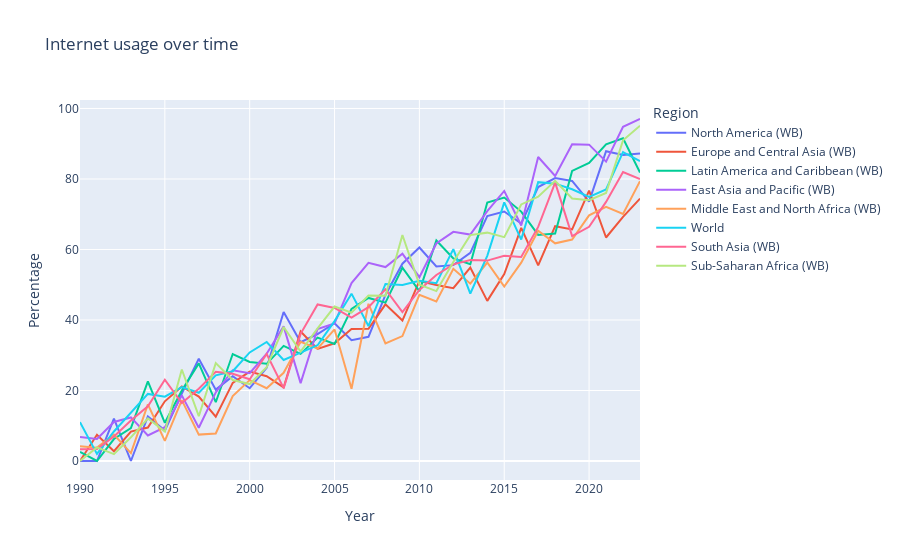

The notebook cell saved with this chart:
### Markdown cell above
### a. Recreate this visualization using plotly, make it as close as possible to the image.

### b. Apply storytelling principles to improve this visualization. You can make several variations if you want to tell different stories.

### Code cell
import numpy as np
import pandas as pd
import plotly.express as px

years = list(range(1990, 2024))
regions = [
    "North America (WB)", "Europe and Central Asia (WB)", "Latin America and Caribbean (WB)",
    "East Asia and Pacific (WB)", "Middle East and North Africa (WB)", "World",
    "South Asia (WB)", "Sub-Saharan Africa (WB)"
]

data = {
    "Year": years
}
for region in regions:
    data[region] = np.clip(np.linspace(0, np.random.randint(70, 100), len(years)) + np.random.normal(0, 5, len(years)), 0, 100)

df = pd.DataFrame(data)
df_melt = df.melt(id_vars="Year", var_name="Region", value_name="Percentage")

fig = px.line(df_melt, x="Year", y="Percentage", color="Region", title="Internet usage over time")
fig.show()

### Figure 1 — Plotly figure (JSON) as saved in the notebook; plotly's stock layout.template omitted (floating-point values rounded to 4 significant figures)
{"data": [{"hovertemplate": "Region=North America (WB)<br>Year=%{x}<br>Percentage=%{y}<extra></extra>", "legendgroup": "North America (WB)", "line": {"color": "#636efa", "dash": "solid"}, "marker": {"symbol": "circle"}, "mode": "lines", "name": "North America (WB)", "orientation": "v", "showlegend": true, "type": "scatter", "x": [1990, 1991, 1992, 1993, 1994, 1995, 1996, 1997, 1998, 1999, 2000, 2001, 2002, 2003, 2004, 2005, 2006, 2007, 2008, 2009, 2010, 2011, 2012, 2013, 2014, 2015, 2016, 2017, 2018, 2019, 2020, 2021, 2022, 2023], "xaxis": "x", "y": [0.0, 0.0, 12.01, 0.0, 12.67, 8.614, 19.12, 28.99, 20.25, 24.05, 20.65, 26.41, 42.28, 33.72, 36.03, 39.09, 34.28, 35.23, 47.12, 55.96, 60.57, 55.18, 55.56, 59.04, 69.49, 70.77, 67.38, 77.71, 80.27, 79.46, 73.57, 87.89, 86.79, 87.26], "yaxis": "y"}, {"hovertemplate": "Region=Europe and Central Asia (WB)<br>Year=%{x}<br>Percentage=%{y}<extra></extra>", "legendgroup": "Europe and Central Asia (WB)", "line": {"color": "#EF553B", "dash": "solid"}, "marker": {"symbol": "circle"}, "mode": "lines", "name": "Europe and Central Asia (WB)", "orientation": "v", "showlegend": true, "type": "scatter", "x": [1990, 1991, 1992, 1993, 1994, 1995, 1996, 1997, 1998, 1999, 2000, 2001, 2002, 2003, 2004, 2005, 2006, 2007, 2008, 2009, 2010, 2011, 2012, 2013, 2014, 2015, 2016, 2017, 2018, 2019, 2020, 2021, 2022, 2023], "xaxis": "x", "y": [0.0, 7.424, 2.769, 8.36, 9.482, 16.93, 21.16, 18.27, 12.55, 22.17, 25.35, 24.07, 20.86, 36.74, 31.8, 33.4, 37.43, 37.53, 44.43, 39.84, 51.07, 49.9, 49.01, 54.89, 45.42, 53.03, 66.15, 55.5, 66.62, 65.7, 76.68, 63.4, 69.23, 74.45], "yaxis": "y"}, {"hovertemplate": "Region=Latin America and Caribbean (WB)<br>Year=%{x}<br>Percentage=%{y}<extra></extra>", "legendgroup": "Latin America and Caribbean (WB)", "line": {"color": "#00cc96", "dash": "solid"}, "marker": {"symbol": "circle"}, "mode": "lines", "name": "Latin America and Caribbean (WB)", "orientation": "v", "showlegend": true, "type": "scatter", "x": [1990, 1991, 1992, 1993, 1994, 1995, 1996, 1997, 1998, 1999, 2000, 2001, 2002, 2003, 2004, 2005, 2006, 2007, 2008, 2009, 2010, 2011, 2012, 2013, 2014, 2015, 2016, 2017, 2018, 2019, 2020, 2021, 2022, 2023], "xaxis": "x", "y": [2.574, 0.0, 6.236, 9.347, 22.6, 10.83, 20.01, 27.69, 16.68, 30.34, 28.11, 27.57, 32.66, 30.39, 35.0, 33.18, 43.16, 46.25, 44.93, 54.83, 48.19, 62.55, 57.47, 55.81, 73.32, 74.72, 70.75, 64.13, 64.55, 82.29, 84.56, 89.83, 91.53, 81.83], "yaxis": "y"}, {"hovertemplate": "Region=East Asia and Pacific (WB)<br>Year=%{x}<br>Percentage=%{y}<extra></extra>", "legendgroup": "East Asia and Pacific (WB)", "line": {"color": "#ab63fa", "dash": "solid"}, "marker": {"symbol": "circle"}, "mode": "lines", "name": "East Asia and Pacific (WB)", "orientation": "v", "showlegend": true, "type": "scatter", "x": [1990, 1991, 1992, 1993, 1994, 1995, 1996, 1997, 1998, 1999, 2000, 2001, 2002, 2003, 2004, 2005, 2006, 2007, 2008, 2009, 2010, 2011, 2012, 2013, 2014, 2015, 2016, 2017, 2018, 2019, 2020, 2021, 2022, 2023], "xaxis": "x", "y": [6.837, 6.276, 11.06, 12.36, 7.228, 9.576, 18.62, 9.417, 19.45, 25.74, 24.91, 30.44, 38.2, 22.09, 37.45, 39.01, 50.46, 56.22, 55.02, 58.8, 52.14, 61.7, 65.0, 64.24, 70.89, 76.6, 66.82, 86.25, 80.88, 89.85, 89.74, 84.91, 94.79, 97.02], "yaxis": "y"}, {"hovertemplate": "Region=Middle East and North Africa (WB)<br>Year=%{x}<br>Percentage=%{y}<extra></extra>", "legendgroup": "Middle East and North Africa (WB)", "line": {"color": "#FFA15A", "dash": "solid"}, "marker": {"symbol": "circle"}, "mode": "lines", "name": "Middle East and North Africa (WB)", "orientation": "v", "showlegend": true, "type": "scatter", "x": [1990, 1991, 1992, 1993, 1994, 1995, 1996, 1997, 1998, 1999, 2000, 2001, 2002, 2003, 2004, 2005, 2006, 2007, 2008, 2009, 2010, 2011, 2012, 2013, 2014, 2015, 2016, 2017, 2018, 2019, 2020, 2021, 2022, 2023], "xaxis": "x", "y": [4.161, 3.786, 7.482, 2.221, 16.07, 5.691, 17.27, 7.489, 7.82, 18.44, 22.94, 20.65, 25.03, 33.79, 31.88, 37.33, 20.51, 44.6, 33.38, 35.44, 47.15, 45.28, 54.53, 50.32, 56.31, 49.47, 56.26, 65.34, 61.74, 62.8, 69.69, 72.12, 70.09, 79.38], "yaxis": "y"}, {"hovertemplate": "Region=World<br>Year=%{x}<br>Percentage=%{y}<extra></extra>", "legendgroup": "World", "line": {"color": "#19d3f3", "dash": "solid"}, "marker": {"symbol": "circle"}, "mode": "lines", "name": "World", "orientation": "v", "showlegend": true, "type": "scatter", "x": [1990, 1991, 1992, 1993, 1994, 1995, 1996, 1997, 1998, 1999, 2000, 2001, 2002, 2003, 2004, 2005, 2006, 2007, 2008, 2009, 2010, 2011, 2012, 2013, 2014, 2015, 2016, 2017, 2018, 2019, 2020, 2021, 2022, 2023], "xaxis": "x", "y": [11.03, 2.021, 8.372, 13.79, 19.04, 18.24, 20.95, 19.36, 24.31, 25.45, 30.8, 33.76, 28.64, 30.76, 32.83, 39.67, 47.47, 38.27, 50.22, 49.93, 51.14, 50.42, 60.1, 47.51, 58.21, 73.36, 62.82, 79.1, 78.67, 77.09, 74.9, 77.02, 87.64, 85.09], "yaxis": "y"}, {"hovertemplate": "Region=South Asia (WB)<br>Year=%{x}<br>Percentage=%{y}<extra></extra>", "legendgroup": "South Asia (WB)", "line": {"color": "#FF6692", "dash": "solid"}, "marker": {"symbol": "circle"}, "mode": "lines", "name": "South Asia (WB)", "orientation": "v", "showlegend": true, "type": "scatter", "x": [1990, 1991, 1992, 1993, 1994, 1995, 1996, 1997, 1998, 1999, 2000, 2001, 2002, 2003, 2004, 2005, 2006, 2007, 2008, 2009, 2010, 2011, 2012, 2013, 2014, 2015, 2016, 2017, 2018, 2019, 2020, 2021, 2022, 2023], "xaxis": "x", "y": [3.355, 3.4, 6.931, 11.47, 15.53, 23.07, 16.44, 20.52, 25.29, 24.74, 23.17, 30.36, 20.67, 36.07, 44.41, 43.42, 40.7, 43.64, 48.72, 42.26, 48.5, 52.76, 55.77, 57.03, 56.85, 58.24, 57.9, 66.4, 78.96, 63.82, 66.42, 73.51, 81.95, 79.98], "yaxis": "y"}, {"hovertemplate": "Region=Sub-Saharan Africa (WB)<br>Year=%{x}<br>Percentage=%{y}<extra></extra>", "legendgroup": "Sub-Saharan Africa (WB)", "line": {"color": "#B6E880", "dash": "solid"}, "marker": {"symbol": "circle"}, "mode": "lines", "name": "Sub-Saharan Africa (WB)", "orientation": "v", "showlegend": true, "type": "scatter", "x": [1990, 1991, 1992, 1993, 1994, 1995, 1996, 1997, 1998, 1999, 2000, 2001, 2002, 2003, 2004, 2005, 2006, 2007, 2008, 2009, 2010, 2011, 2012, 2013, 2014, 2015, 2016, 2017, 2018, 2019, 2020, 2021, 2022, 2023], "xaxis": "x", "y": [0.0, 3.846, 1.942, 6.723, 12.06, 8.386, 25.96, 12.71, 27.77, 22.96, 21.82, 26.61, 38.02, 31.06, 37.61, 43.82, 42.08, 46.94, 46.87, 64.11, 50.03, 48.2, 56.45, 64.07, 64.78, 63.51, 72.78, 74.96, 79.46, 74.46, 73.99, 76.03, 90.96, 95.12], "yaxis": "y"}], "layout": {"legend": {"title": {"text": "Region"}, "tracegroupgap": 0}, "title": {"text": "Internet usage over time"}, "xaxis": {"anchor": "y", "domain": [0, 1], "title": {"text": "Year"}}, "yaxis": {"anchor": "x", "domain": [0, 1], "title": {"text": "Percentage"}}}}
